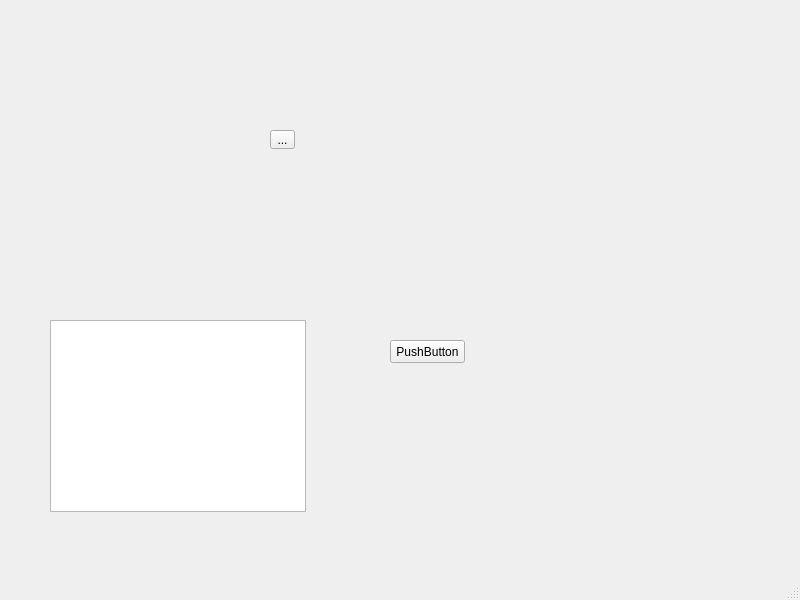
<?xml version="1.0" encoding="UTF-8"?>
<ui version="4.0">
 <class>MainWindow</class>
 <widget class="QMainWindow" name="MainWindow">
  <property name="geometry">
   <rect>
    <x>0</x>
    <y>0</y>
    <width>800</width>
    <height>600</height>
   </rect>
  </property>
  <property name="windowTitle">
   <string>MainWindow</string>
  </property>
  <widget class="QWidget" name="centralwidget">
   <widget class="QPushButton" name="pushButton">
    <property name="geometry">
     <rect>
      <x>390</x>
      <y>340</y>
      <width>75</width>
      <height>23</height>
     </rect>
    </property>
    <property name="text">
     <string>PushButton</string>
    </property>
   </widget>
   <widget class="QToolButton" name="toolButton">
    <property name="geometry">
     <rect>
      <x>270</x>
      <y>130</y>
      <width>25</width>
      <height>19</height>
     </rect>
    </property>
    <property name="text">
     <string>...</string>
    </property>
   </widget>
   <widget class="QTableWidget" name="tableWidget">
    <property name="geometry">
     <rect>
      <x>50</x>
      <y>320</y>
      <width>256</width>
      <height>192</height>
     </rect>
    </property>
   </widget>
  </widget>
  <widget class="QMenuBar" name="menubar">
   <property name="geometry">
    <rect>
     <x>0</x>
     <y>0</y>
     <width>800</width>
     <height>21</height>
    </rect>
   </property>
  </widget>
  <widget class="QStatusBar" name="statusbar"/>
 </widget>
 <resources/>
 <connections/>
</ui>
